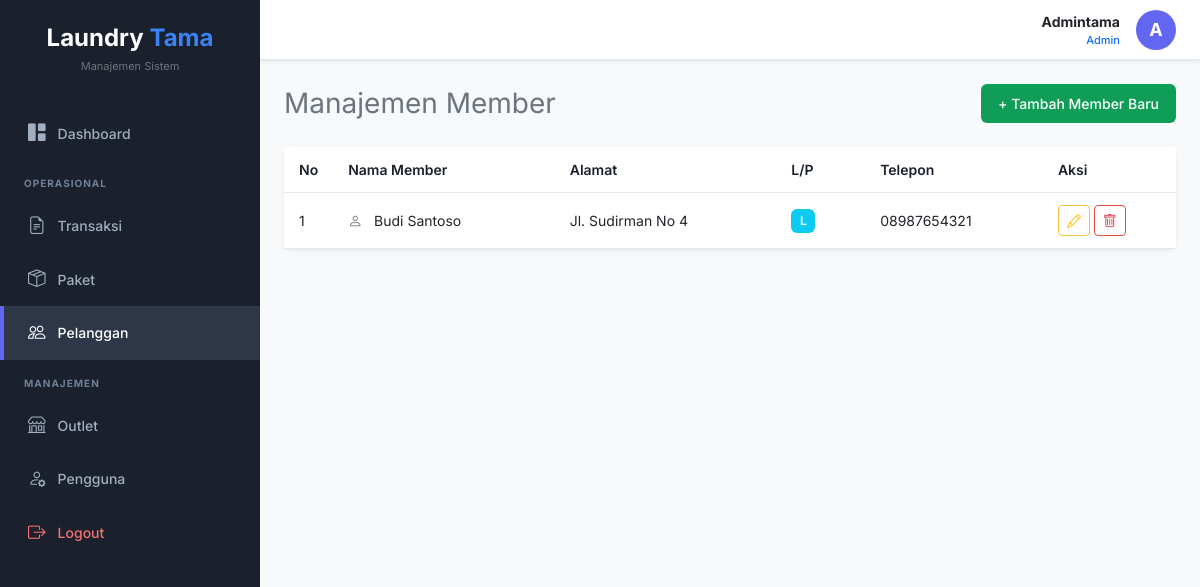
Page /member.php (signed in) on the committed database.
### tables this page shows
CREATE TABLE `tb_member` (
  `id` int(11) NOT NULL AUTO_INCREMENT,
  `nama` varchar(100) NOT NULL,
  `alamat` text NOT NULL,
  `jenis_kelamin` enum('L','P') NOT NULL,
  `tlp` varchar(15) NOT NULL,
  PRIMARY KEY (`id`)
);

### member.php (the view, shortened to what this page needs)
<?php
include 'header.php';
include 'koneksi.php';
?>
<div class="d-flex justify-content-between align-items-center mb-4">
    <h3 class="fw-normal text-secondary mb-0">Manajemen Member</h3>
    <button class="btn text-white fw-medium px-3 py-2" data-bs-toggle="modal" data-bs-target="#modalTambahMember" style="background-color: #0f9d58; border-radius: 6px; font-size: 14px;">+ Tambah Member Baru</button>
</div>
<div class="card border-0 shadow-sm" style="border-radius: 8px;">
    <div class="card-body p-0">
        <div class="table-responsive">
            <table class="table table-custom mb-0">
                <thead>
                    <tr>
                        <th width="5%">No</th>
                        <th width="25%">Nama Member</th>
                        <th width="25%">Alamat</th>
                        <th width="10%">L/P</th>
                        <th width="20%">Telepon</th>
                        <th width="15%">Aksi</th>
                    </tr>
                </thead>
                <tbody>
                    <?php
                    $no = 1;
                    $query = mysqli_query($conn, "SELECT * FROM tb_member");
                    while($data = mysqli_fetch_array($query)){
                    ?>
                    <tr>
                        <td><?php echo $no++; ?></td>
                        <td><i class="bi bi-person text-secondary me-2"></i> <?php echo $data['nama']; ?></td>
                        <td><?php echo $data['alamat']; ?></td>
                        <td>
                            <span class="badge bg-info d-inline-flex align-items-center justify-content-center" style="width: 24px; height: 24px; border-radius: 6px; font-size: 12px; font-weight: 600;">
                                <?php echo $data['jenis_kelamin']; ?>
                            </span>
                        </td>
                        <td><?php echo $data['tlp']; ?></td>
                        <td>
                            <button type="button" class="btn btn-outline-warning btn-aksi text-warning" data-bs-toggle="modal" data-bs-target="#modalEdit<?php echo $data['id']; ?>" style="border-color: #f6c23e;"><i class="bi bi-pencil"></i></button>
                            <a href="member_aksi.php?aksi=hapus&id=<?php echo $data['id']; ?>" class="btn btn-outline-danger btn-aksi text-danger" onclick="return confirm('Apakah Anda yakin ingin menghapus data ini?')" style="border-color: #e74a3b;"><i class="bi bi-trash"></i></a>
                        </td>
                    </tr>
                    <?php } ?>
                </tbody>
            </table>
        </div>
    </div>
</div>
<?php include 'footer.php'; ?>

### header.php (style rules this page uses)
body { font-family: 'Inter', sans-serif; background-color: #f8f9fa; overflow-x: hidden; color: #333; }
.table-custom th { border-top: none; border-bottom: 1px solid #e2e8f0; background-color: white; color: #1a202c; font-weight: 600; font-size: 14px; padding: 12px 15px; }
.table-custom td { border-bottom: 1px solid #e2e8f0; vertical-align: middle; font-size: 14px; padding: 12px 15px; }
.btn-aksi { border-radius: 4px; padding: 4px 8px; font-size: 14px; background: white; }

### rows in the picture
tb_member: nama "Budi Santoso", alamat "Jl. Sudirman No 4", jenis_kelamin "L", tlp "08987654321"

### other values in the picture
$_SESSION['nama'] "Admintama"
$_SESSION['role'] "Admin"
substr($_SESSION['nama'], 0, 1) "A"
